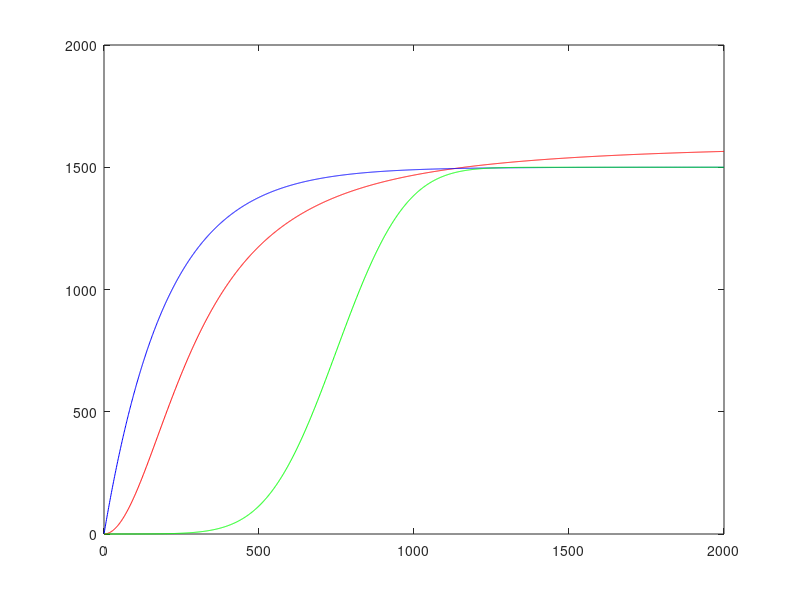

MATLAB code for this plot:
figure(10); clf
asymptoteS = 1600;
e50S = 300;% electrical semisaturation constant

asymptoteB = 1500;
slopeB = 0.005;
e50B = 0;

R2 =0:2000;
R3_S = asymptoteS .* (R2.^2./(R2.^2 + e50S.^2));

R3_B =  asymptoteB .*(1-(exp(-slopeB.*(R2-e50B))));

asymptoteC = 1500;
meanC = 750;
sigmoidC = 175;
R3_C =  asymptoteC .* normcdf(R2, meanC, sigmoidC);

plot(R2, R3_S, 'r', R2, R3_B, 'b', R2, R3_C, 'g')
